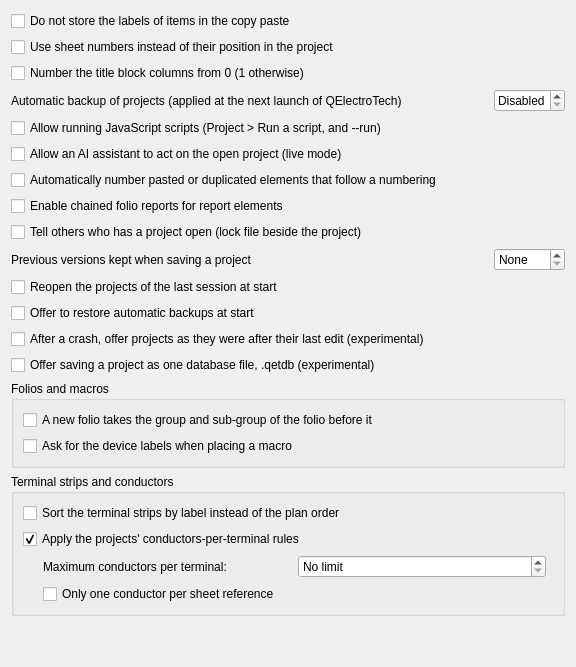
     <widget class="QWidget" name="tab_4">
      <attribute name="title">
       <string>Projects</string>
      </attribute>
      <layout class="QGridLayout" name="gridLayout_2">
       <item row="1" column="0">
        <widget class="QCheckBox" name="m_use_folio_label">
         <property name="text">
          <string>Use sheet numbers instead of their position in the project</string>
         </property>
        </widget>
       </item>
       <item row="3" column="0">
        <widget class="QLabel" name="label">
         <property name="text">
          <string>Automatic backup of projects (applied at the next launch of QElectroTech)</string>
         </property>
        </widget>
       </item>
       <item row="3" column="2">
        <widget class="QSpinBox" name="m_autosave_sb">
         <property name="frame">
          <bool>true</bool>
         </property>
         <property name="specialValueText">
          <string>Disabled</string>
         </property>
         <property name="accelerated">
          <bool>true</bool>
         </property>
         <property name="suffix">
          <string comment="minute"> min</string>
         </property>
         <property name="maximum">
          <number>200</number>
         </property>
         <property name="singleStep">
          <number>10</number>
         </property>
        </widget>
       </item>
       <item row="6" column="0">
        <widget class="QCheckBox" name="m_autonumber_pasted">
         <property name="text">
          <string>Automatically number pasted or duplicated elements that follow a numbering</string>
         </property>
         <property name="toolTip">
          <string>A pasted element receives the next number of its numbering instead of the copied element's name, and the numbering advances.</string>
         </property>
        </widget>
       </item>
       <item row="8" column="0">
        <widget class="QCheckBox" name="m_project_lock">
         <property name="toolTip">
          <string>A small hidden file beside the project says who has it open. Someone else opening it is told, and can open it read-only. Turn this off if your shared drive does not cope with it.</string>
         </property>
         <property name="text">
          <string>Tell others who has a project open (lock file beside the project)</string>
         </property>
        </widget>
       </item>
       <item row="0" column="0">
        <widget class="QCheckBox" name="m_save_label_paste">
         <property name="text">
          <string>Do not store the labels of items in the copy paste</string>
         </property>
        </widget>
       </item>
       <item row="4" column="0">
        <widget class="QCheckBox" name="m_enable_scripting">
         <property name="text">
          <string>Allow running JavaScript scripts (Project &gt; Run a script, and --run)</string>
         </property>
         <property name="toolTip">
          <string>A script runs with your permissions: it can read and modify the open project and write files. Disabled by default; only run scripts whose origin you know.</string>
         </property>
        </widget>
       </item>
       <item row="5" column="0">
        <widget class="QCheckBox" name="m_live_assistant">
         <property name="text">
          <string>Allow an AI assistant to act on the open project (live mode)</string>
         </property>
         <property name="toolTip">
          <string>An assistant connected through the MCP server can then run scripts on the open project, as you watch. A warning is shown at every start while this setting is on. Takes effect at the next start; unticking it closes the connection at once.</string>
         </property>
        </widget>
       </item>
       <item row="7" column="0">
        <widget class="QCheckBox" name="m_enable_chained_reports">
         <property name="text">
          <string>Enable chained folio reports for report elements</string>
         </property>
         <property name="toolTip">
          <string>When enabled, report elements (cross-references) across folios with matching labels are automatically chained together. Newly created projects will have this enabled automatically.</string>
         </property>
        </widget>
       </item>
       <item row="9" column="0">
        <widget class="QLabel" name="m_previous_versions_label">
         <property name="text">
          <string>Previous versions kept when saving a project</string>
         </property>
         <property name="toolTip">
          <string>Before a project is saved, the file as it was is copied to a folder beside it, named after the project with "-backups". Only the newest are kept.</string>
         </property>
        </widget>
       </item>
       <item row="9" column="2">
        <widget class="QSpinBox" name="m_previous_versions_sb">
         <property name="toolTip">
          <string>Before a project is saved, the file as it was is copied to a folder beside it, named after the project with "-backups". Only the newest are kept.</string>
         </property>
         <property name="specialValueText">
          <string>None</string>
         </property>
         <property name="maximum">
          <number>100</number>
         </property>
        </widget>
       </item>
       <item row="10" column="0">
        <widget class="QCheckBox" name="m_reopen_projects">
         <property name="text">
          <string>Reopen the projects of the last session at start</string>
         </property>
         <property name="toolTip">
          <string>The projects open when QElectroTech was last left are opened again, unless it is started with a file to open.</string>
         </property>
        </widget>
       </item>
       <item row="11" column="0">
        <widget class="QCheckBox" name="m_offer_backups">
         <property name="text">
          <string>Offer to restore automatic backups at start</string>
         </property>
         <property name="toolTip">
          <string>After a crash, the automatic backups (made every few minutes, see "Automatic backup of projects" above) are offered at the next start. Unticked, they are kept but not offered, the status bar says how many there are, and they are offered again once this is ticked. Not the same as the option below, which keeps a copy after every edit.</string>
         </property>
        </widget>
       </item>
       <item row="12" column="0">
        <widget class="QCheckBox" name="m_working_copy_recovery">
         <property name="text">
          <string>After a crash, offer projects as they were after their last edit (experimental)</string>
         </property>
         <property name="toolTip">
          <string>While a project is open, QElectroTech keeps a copy of it in its data folder, saved after every edit. If QElectroTech does not close normally, the next start offers that copy with the recovery files.</string>
         </property>
        </widget>
       </item>
       <item row="13" column="0">
        <widget class="QCheckBox" name="m_qetdb_enabled">
         <property name="text">
          <string>Offer saving a project as one database file, .qetdb (experimental)</string>
         </property>
         <property name="toolTip">
          <string>Save As then offers .qetdb: the whole project in one SQLite file. The format may still change; keep a .qet or .qetz copy of projects that matter.</string>
         </property>
        </widget>
       </item>
       <item row="3" column="1">
        <spacer name="horizontalSpacer">
         <property name="orientation">
          <enum>Qt::Horizontal</enum>
         </property>
         <property name="sizeHint" stdset="0">
          <size>
           <width>40</width>
           <height>20</height>
          </size>
         </property>
        </spacer>
       </item>
       <item row="2" column="0">
        <widget class="QCheckBox" name="m_border_0">
         <property name="text">
          <string extracomment="Choix de l'increment de depart 1 ou 0">Number the title block columns from 0 (1 otherwise)</string>
         </property>
        </widget>
       </item>
       <item row="14" column="0" colspan="3">
        <widget class="QGroupBox" name="m_folios_gb">
         <property name="title">
          <string>Folios and macros</string>
         </property>
         <layout class="QVBoxLayout" name="m_folios_gb_layout">
          <item>
           <widget class="QCheckBox" name="m_new_folio_group_cb">
            <property name="text">
             <string>A new folio takes the group and sub-group of the folio before it</string>
            </property>
            <property name="toolTip">
             <string>Only a group or sub-group typed on that folio is taken. Unchecked, a new folio has none and is in its plant and location.</string>
            </property>
           </widget>
          </item>
          <item>
           <widget class="QCheckBox" name="m_macro_ask_labels_cb">
            <property name="text">
             <string>Ask for the device labels when placing a macro</string>
            </property>
            <property name="toolTip">
             <string>Proposes the next free labels, which Accept All takes. Unchecked, a macro keeps its saved labels.</string>
            </property>
           </widget>
          </item>
         </layout>
        </widget>
       </item>
       <item row="15" column="0" colspan="3">
        <widget class="QGroupBox" name="m_terminals_gb">
         <property name="title">
          <string>Terminal strips and conductors</string>
         </property>
         <layout class="QVBoxLayout" name="m_terminals_gb_layout">
          <item>
           <widget class="QCheckBox" name="m_strip_sort_by_label">
            <property name="toolTip">
             <string>Used when the automatic assignment makes a terminal strip and by "Automatic position" in the terminal manager. Unchecked: the way the plan is drawn, folio by folio then left to right, which keeps N and PE where they are drawn. Checked: by label, X1:2 before X1:10. A strip already made keeps its order until it is sorted again.</string>
            </property>
            <property name="text">
             <string>Sort the terminal strips by label instead of the plan order</string>
            </property>
           </widget>
          </item>
          <item>
           <widget class="QCheckBox" name="m_wiring_rules_cb">
            <property name="toolTip">
             <string>When unticked, no conductors-per-terminal rule applies, whatever the projects' settings.</string>
            </property>
            <property name="text">
             <string>Apply the projects' conductors-per-terminal rules</string>
            </property>
            <property name="checked">
             <bool>true</bool>
            </property>
           </widget>
          </item>
          <item>
           <layout class="QHBoxLayout" name="m_wiring_max_wires_layout">
            <property name="leftMargin">
             <number>20</number>
            </property>
            <item>
             <widget class="QLabel" name="m_wiring_max_wires_label">
              <property name="text">
               <string>Maximum conductors per terminal:</string>
              </property>
             </widget>
            </item>
            <item>
             <widget class="QSpinBox" name="m_wiring_max_wires_sb">
              <property name="minimumSize">
               <size>
                <width>120</width>
                <height>0</height>
               </size>
              </property>
              <property name="toolTip">
               <string>For every project except those with their own settings. A new conductor that would take a terminal past this number is refused; conductors already drawn are not changed. 4 means two twin ferrules, one on each side of the screw.</string>
              </property>
              <property name="specialValueText">
               <string>No limit</string>
              </property>
              <property name="maximum">
               <number>99</number>
              </property>
             </widget>
            </item>
            <item>
             <spacer name="m_wiring_max_wires_spacer">
              <property name="orientation">
               <enum>Qt::Horizontal</enum>
              </property>
             </spacer>
            </item>
           </layout>
          </item>
          <item>
           <layout class="QHBoxLayout" name="m_wiring_report_layout">
            <property name="leftMargin">
             <number>20</number>
            </property>
            <item>
             <widget class="QCheckBox" name="m_wiring_one_wire_per_report_cb">
              <property name="toolTip">
               <string>A sheet reference is a virtual point: it takes only one conductor, the one that continues on the other sheet.</string>
              </property>
              <property name="text">
               <string>Only one conductor per sheet reference</string>
              </property>
             </widget>
            </item>
           </layout>
          </item>
         </layout>
        </widget>
       </item>
       <item row="16" column="0">
        <spacer name="verticalSpacer_2">
         <property name="orientation">
          <enum>Qt::Vertical</enum>
         </property>
         <property name="sizeHint" stdset="0">
          <size>
           <width>20</width>
           <height>40</height>
          </size>
         </property>
        </spacer>
       </item>
      </layout>
     </widget>
